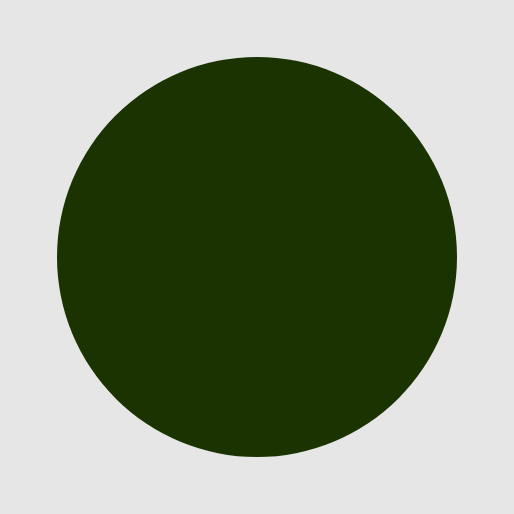
Frame 1 (no input)
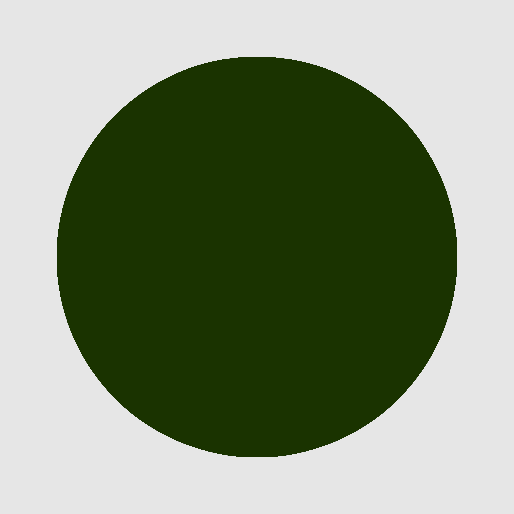
Frame 60 (no input)
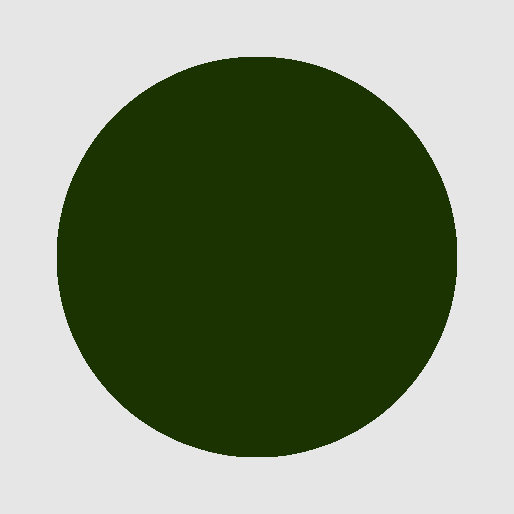
Frame 120 (the mouse pressed at the canvas centre since frame 60)

The p5.js sketch that drew these frames (run headless with seeded random() and noise() and a simulated clock; from frame 60 on, the mouse is pressed at the canvas centre):

// p5.js sketch
// ── sketch.js
var circles = [];

function setup() {
  // put setup code here
  createCanvas(514, 514);
  colorMode(HSB, 360, 100, 100, 1.0);
  background(90);

  circles.push(new Circle(height/2, width/2, 200));
}

function draw() {
  // put drawing code here
  // Create circles in middle
  circles.forEach(circle => {
    circle.draw();
  });
  // Allow circles to bounce (Initially on click)

  // Add frequency data for bounce

  // Change vectors to consider rotation
}
// ── circle.js
function Circle(xLocation, yLocation, radius) {
  this.x = xLocation;
  this.y = yLocation;
  this.r = radius;
}

Circle.prototype.draw = function () {
  noStroke();
  fill(90, 190, 20);
  ellipse(this.x, this.y, this.r * 2, this.r * 2);
} 
